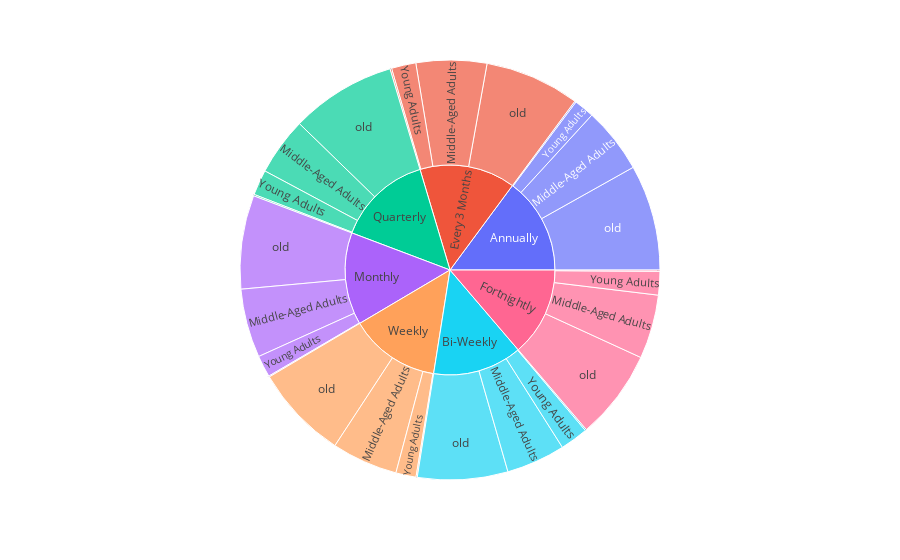

The code cell stored with this chart in its notebook:
### Code cell
px.sunburst(shop , path=['Frequency of Purchases','Age_category'] , values='Age')

### Figure 1 — Plotly figure (JSON) as saved in the notebook; plotly's stock layout.template omitted (floating-point values rounded to 4 significant figures)
{"data": [{"branchvalues": "total", "domain": {"x": [0, 1], "y": [0, 1]}, "hovertemplate": "labels=%{label}<br>Age=%{value}<br>parent=%{parent}<br>id=%{id}<extra></extra>", "ids": ["Fortnightly/old", "Fortnightly/Young Adults", "Weekly/Middle-Aged Adults", "Weekly/Young Adults", "Annually/Middle-Aged Adults", "Quarterly/old", "Annually/Young Adults", "Bi-Weekly/old", "Weekly/old", "Monthly/old", "Bi-Weekly/Young Adults", "Every 3 Months/Young Adults", "Quarterly/Middle-Aged Adults", "Annually/old", "Weekly/teen", "Annually/teen", "Every 3 Months/old", "Monthly/Middle-Aged Adults", "Fortnightly/Middle-Aged Adults", "Bi-Weekly/Middle-Aged Adults", "Every 3 Months/Middle-Aged Adults", "Every 3 Months/teen", "Monthly/Young Adults", "Quarterly/Young Adults", "Bi-Weekly/teen", "Quarterly/teen", "Monthly/teen", "Fortnightly/teen", "Fortnightly", "Weekly", "Annually", "Quarterly", "Bi-Weekly", "Monthly", "Every 3 Months"], "labels": ["old", "Young Adults", "Middle-Aged Adults", "Young Adults", "Middle-Aged Adults", "old", "Young Adults", "old", "old", "old", "Young Adults", "Young Adults", "Middle-Aged Adults", "old", "teen", "teen", "old", "Middle-Aged Adults", "Middle-Aged Adults", "Middle-Aged Adults", "Middle-Aged Adults", "teen", "Young Adults", "Young Adults", "teen", "teen", "teen", "teen", "Fortnightly", "Weekly", "Annually", "Quarterly", "Bi-Weekly", "Monthly", "Every 3 Months"], "name": "", "parents": ["Fortnightly", "Fortnightly", "Weekly", "Weekly", "Annually", "Quarterly", "Annually", "Bi-Weekly", "Weekly", "Monthly", "Bi-Weekly", "Every 3 Months", "Quarterly", "Annually", "Weekly", "Annually", "Every 3 Months", "Monthly", "Fortnightly", "Bi-Weekly", "Every 3 Months", "Every 3 Months", "Monthly", "Quarterly", "Bi-Weekly", "Quarterly", "Monthly", "Fortnightly", "", "", "", "", "", "", ""], "type": "sunburst", "values": [11870.0, 3110.0, 8736.0, 2680.0, 8712.0, 13940.0, 2679.0, 11940.0, 12490.0, 12380.0, 3709.0, 3235.0, 7652.0, 13980.0, 162.0, 180.0, 12560.0, 9106.0, 8468.0, 7802.0, 9343.0, 216.0, 2873.0, 3365.0, 180.0, 198.0, 126.0, 180.0, 23620.0, 24070.0, 25550.0, 25160.0, 23630.0, 24490.0, 25350.0]}], "layout": {"legend": {"tracegroupgap": 0}, "margin": {"t": 60}}}
